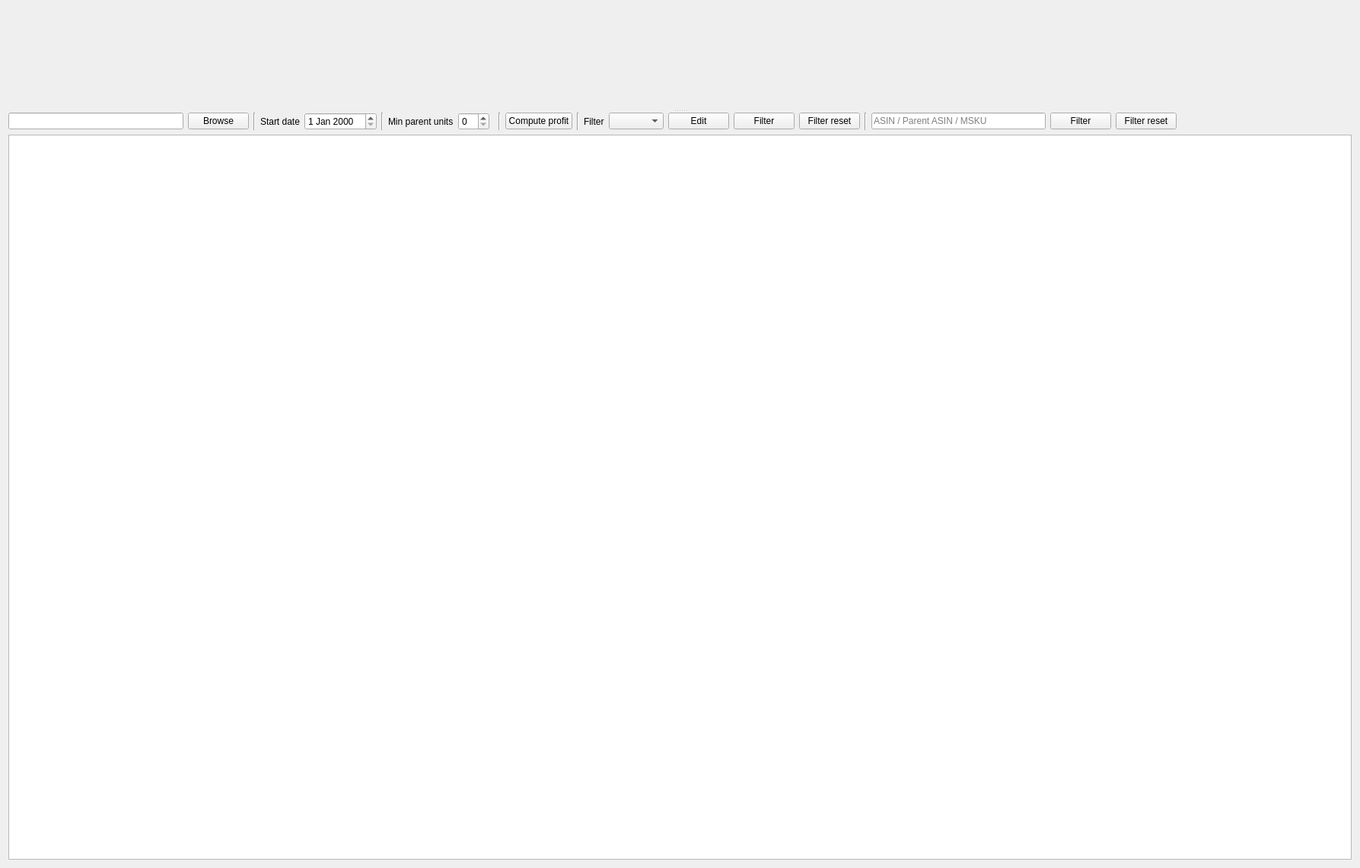
<?xml version="1.0" encoding="UTF-8"?>
<ui version="4.0">
 <class>PaneProfit</class>
 <widget class="QWidget" name="PaneProfit">
  <property name="geometry">
   <rect>
    <x>0</x>
    <y>0</y>
    <width>1787</width>
    <height>1141</height>
   </rect>
  </property>
  <property name="windowTitle">
   <string>Form</string>
  </property>
  <layout class="QVBoxLayout" name="verticalLayout_2">
   <item>
    <widget class="QSplitter" name="splitter">
     <property name="orientation">
      <enum>Qt::Vertical</enum>
     </property>
     <widget class="WidgetPurchases" name="widgetPurchases" native="true">
      <property name="sizePolicy">
       <sizepolicy hsizetype="Preferred" vsizetype="Preferred">
        <horstretch>0</horstretch>
        <verstretch>0</verstretch>
       </sizepolicy>
      </property>
     </widget>
     <widget class="QWidget" name="layoutWidget">
      <layout class="QVBoxLayout" name="verticalLayout">
       <item>
        <layout class="QHBoxLayout" name="horizontalLayout">
         <item>
          <widget class="QLineEdit" name="lineEditEconomicsFolder">
           <property name="readOnly">
            <bool>true</bool>
           </property>
          </widget>
         </item>
         <item>
          <widget class="QPushButton" name="buttonBrowseEconomicsFolder">
           <property name="text">
            <string>Browse</string>
           </property>
          </widget>
         </item>
         <item>
          <widget class="Line" name="line">
           <property name="orientation">
            <enum>Qt::Vertical</enum>
           </property>
          </widget>
         </item>
         <item>
          <widget class="QLabel" name="label">
           <property name="text">
            <string>Start date</string>
           </property>
          </widget>
         </item>
         <item>
          <widget class="QDateEdit" name="dateEditSartDate"/>
         </item>
         <item>
          <widget class="Line" name="line_3">
           <property name="orientation">
            <enum>Qt::Vertical</enum>
           </property>
          </widget>
         </item>
         <item>
          <widget class="QLabel" name="label_2">
           <property name="text">
            <string>Min parent units</string>
           </property>
          </widget>
         </item>
         <item>
          <widget class="QSpinBox" name="spinBoxMinUnits"/>
         </item>
         <item>
          <widget class="Line" name="line_2">
           <property name="orientation">
            <enum>Qt::Horizontal</enum>
           </property>
          </widget>
         </item>
         <item>
          <widget class="Line" name="line_4">
           <property name="orientation">
            <enum>Qt::Vertical</enum>
           </property>
          </widget>
         </item>
         <item>
          <widget class="QPushButton" name="pushButton">
           <property name="text">
            <string>Compute profit</string>
           </property>
          </widget>
         </item>
         <item>
          <widget class="Line" name="line_5">
           <property name="orientation">
            <enum>Qt::Vertical</enum>
           </property>
          </widget>
         </item>
         <item>
          <widget class="QLabel" name="label_3">
           <property name="text">
            <string>Filter</string>
           </property>
          </widget>
         </item>
         <item>
          <widget class="QComboBox" name="comboBoxFilter"/>
         </item>
         <item>
          <widget class="QPushButton" name="buttonEditFilters">
           <property name="text">
            <string>Edit</string>
           </property>
          </widget>
         </item>
         <item>
          <widget class="QPushButton" name="buttonFilter">
           <property name="text">
            <string>Filter</string>
           </property>
          </widget>
         </item>
         <item>
          <widget class="QPushButton" name="buttonFilterReset">
           <property name="text">
            <string>Filter reset</string>
           </property>
          </widget>
         </item>
         <item>
          <widget class="Line" name="line_6">
           <property name="orientation">
            <enum>Qt::Vertical</enum>
           </property>
          </widget>
         </item>
         <item>
          <widget class="QLineEdit" name="lineEditAsinFilter">
           <property name="placeholderText">
            <string>ASIN / Parent ASIN / MSKU</string>
           </property>
          </widget>
         </item>
         <item>
          <widget class="QPushButton" name="buttonAsinFilter">
           <property name="text">
            <string>Filter</string>
           </property>
          </widget>
         </item>
         <item>
          <widget class="QPushButton" name="buttonAsinFilterReset">
           <property name="text">
            <string>Filter reset</string>
           </property>
          </widget>
         </item>
         <item>
          <spacer name="horizontalSpacer">
           <property name="orientation">
            <enum>Qt::Horizontal</enum>
           </property>
           <property name="sizeHint" stdset="0">
            <size>
             <width>40</width>
             <height>20</height>
            </size>
           </property>
          </spacer>
         </item>
        </layout>
       </item>
       <item>
        <widget class="QTreeView" name="treeViewProfit">
         <property name="sizePolicy">
          <sizepolicy hsizetype="Expanding" vsizetype="Expanding">
           <horstretch>0</horstretch>
           <verstretch>0</verstretch>
          </sizepolicy>
         </property>
         <property name="alternatingRowColors">
          <bool>true</bool>
         </property>
         <property name="sortingEnabled">
          <bool>true</bool>
         </property>
        </widget>
       </item>
      </layout>
     </widget>
    </widget>
   </item>
  </layout>
 </widget>
 <customwidgets>
  <customwidget>
   <class>WidgetPurchases</class>
   <extends>QWidget</extends>
   <header>gui/panes/WidgetPurchases.h</header>
   <container>1</container>
  </customwidget>
 </customwidgets>
 <resources/>
 <connections/>
</ui>
